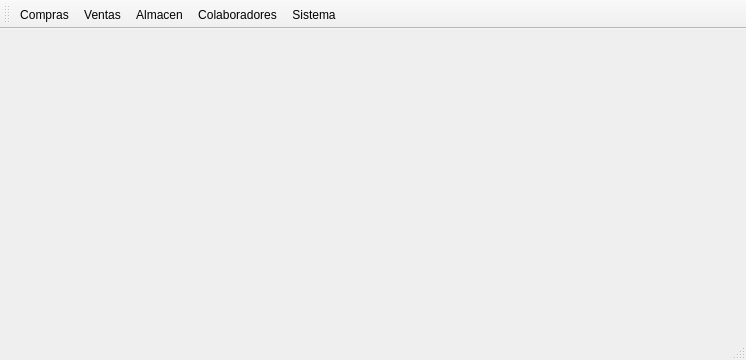
<?xml version="1.0" encoding="UTF-8"?>
<ui version="4.0">
 <class>Ui_MainWindow_Compra</class>
 <widget class="QMainWindow" name="Ui_MainWindow_Compra">
  <property name="geometry">
   <rect>
    <x>0</x>
    <y>0</y>
    <width>746</width>
    <height>360</height>
   </rect>
  </property>
  <property name="windowTitle">
   <string>MainWindow</string>
  </property>
  <widget class="QWidget" name="centralwidget">
   <layout class="QGridLayout" name="gridLayout_2"/>
  </widget>
  <widget class="QStatusBar" name="statusbar"/>
  <widget class="QToolBar" name="toolBar">
   <property name="windowTitle">
    <string>toolBar</string>
   </property>
   <attribute name="toolBarArea">
    <enum>TopToolBarArea</enum>
   </attribute>
   <attribute name="toolBarBreak">
    <bool>false</bool>
   </attribute>
   <addaction name="actionCompras"/>
   <addaction name="actionVentas"/>
   <addaction name="actionAlmacen"/>
   <addaction name="actionColaboradores"/>
   <addaction name="actionSistema"/>
  </widget>
  <action name="actionCompras">
   <property name="text">
    <string>Compras</string>
   </property>
  </action>
  <action name="actionVentas">
   <property name="text">
    <string>Ventas</string>
   </property>
  </action>
  <action name="actionAlmacen">
   <property name="text">
    <string>Almacen</string>
   </property>
  </action>
  <action name="actionColaboradores">
   <property name="text">
    <string>Colaboradores</string>
   </property>
  </action>
  <action name="actionSistema">
   <property name="text">
    <string>Sistema</string>
   </property>
  </action>
 </widget>
 <resources/>
 <connections/>
</ui>
